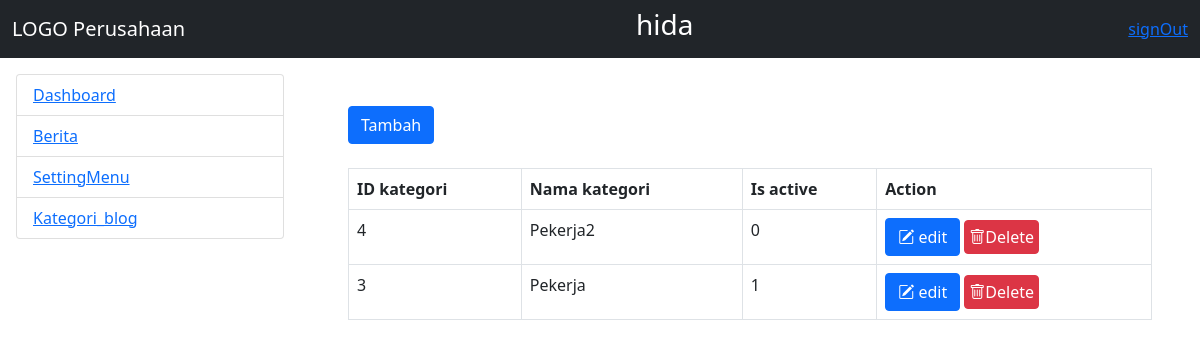
/admin/home.php?modul=mod_kategori (signed in), run on the app's committed database.
### tables this page shows
CREATE TABLE `mst_menu` (
  `idmenu` int(11) NOT NULL,
  `nmmenu` varchar(20) NOT NULL,
  `link` varchar(30) NOT NULL,
  `is_active` tinyint(4) NOT NULL
);

CREATE TABLE `mst_kategoriblog` (
  `id_kategori` int(11) NOT NULL,
  `nm_kategori` varchar(50) NOT NULL,
  `is_active` enum('0','1') NOT NULL
);

### admin/mod_kategori/index.php (the view, shortened to what this page needs)
<?php
include_once("kategoriCtrl.php");
if(!isset($_GET['act'])){
?>
<a href="?modul=mod_kategori&act=add" class="btn btn-primary">Tambah</a>
<br><br>
<table class="table table-bordered">
    <tr>
        <th>ID kategori</th>
        <th>Nama kategori</th>
		<th>Is active</th>
        <th>Action</th>
    </tr>
    <?php
	$qry_listmenu = mysqli_query($connect_db,"select * from mst_kategoriblog order by id_kategori DESC")or die("gagal akses table mst_kategoriblog ".mysqli_error($connect_db));
	while($row = mysqli_fetch_array($qry_listmenu)){
	?>
	<tr>
		<td><?php echo $row['id_kategori']; ?></td>
		<td><?= $row['nm_kategori']; ?></td>
		<td><?= $row['is_active']; ?></td>
        <td>
			<a href="?modul=mod_kategori&act=edit&id=<?= $row['id_kategori']; ?>" class="btn btn-xs btn-primary"> <i class="bi bi-pencil-square" > </i> edit </a>
			<a href="?modul=mod_kategori&act=delete&id=<?= $row['id_kategori']; ?>" class="btn btn-xs btn-danger p-1"><i class="bi bi-trash"></i>Delete</a>
		</td>
	</tr>
	<?php
		}
	?>
</table>
<?php
}
 ?>

### admin/menu.php (shortened to what this page needs)
<!DOCTYPE html>
<html lang="en">
<head>
</head>
<body>
	<?php
	$qry_menu = mysqli_query($connect_db, "select * from mst_menu") or die("view menu".mysqli_error($connect_db));
	?>
	<ul class="list-group">
		<?php
		while($row = mysqli_fetch_array($qry_menu)){
		?>
		<li class="list-group-item">
			<a href="?modul=<?= $row['link']; ?>"><?= $row['nmmenu']; ?></a>
		</li>
		<?php } ?>
	</ul>
</body>
</html>

### data on the page
mst_menu: nmmenu "Dashboard"
mst_menu: nmmenu "Berita"
mst_menu: nmmenu "SettingMenu"
mst_menu: nmmenu "Kategori_blog"
mst_kategoriblog: id_kategori "4", nm_kategori "Pekerja2", is_active "0"
mst_kategoriblog: id_kategori "3", nm_kategori "Pekerja", is_active "1"

### other printed values
$_SESSION['userlogin'] "hida"
